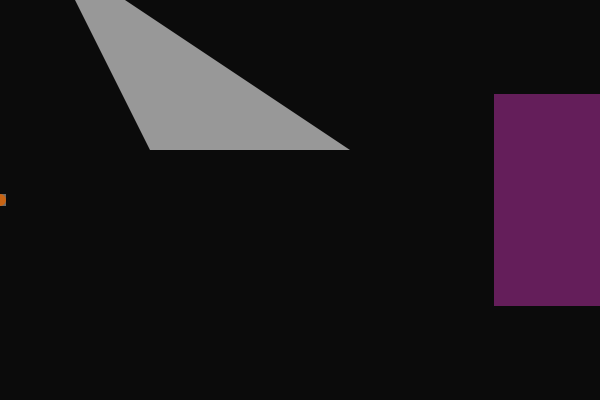
Frame 1 (no input)
Frame 60 (the mouse pressed at the canvas centre just before this capture): identical to frame 1, image omitted
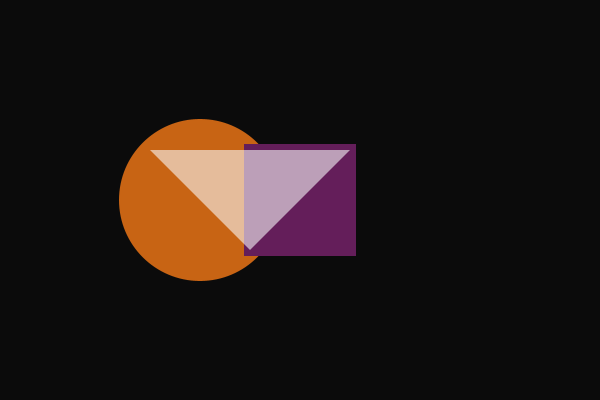
Frame 120 (the mouse held since frame 60 and released just before this capture)

The Processing sketch that drew these frames (run headless with seeded random() and noise(); from frame 60 on, the mouse is pressed at the canvas centre):

// Processing sketch: processing_153273
// ── processing_153273.pde

void setup()
{
  size(600, 400);
  noStroke();
  rectMode(CENTER);

}

void draw()
{
  background(11);
  fill(255, 100);
  rect(mouseX, height/2, mouseY/2+12, mouseY/2+12);
  fill(200, 100, 20);
  ellipse(mouseY, height/2, mouseX/2+12, mouseX/2+12);
  int inverseX = width-mouseX;
  int inverseY = height-mouseY;
  fill(100, 30, 90);
  rect(inverseX, height/2, (inverseY/2)+12, (inverseY/2)+12);
  fill(250, 150);
  triangle(mouseY +50, mouseX -50, 350, 150, 150, 150);
}
